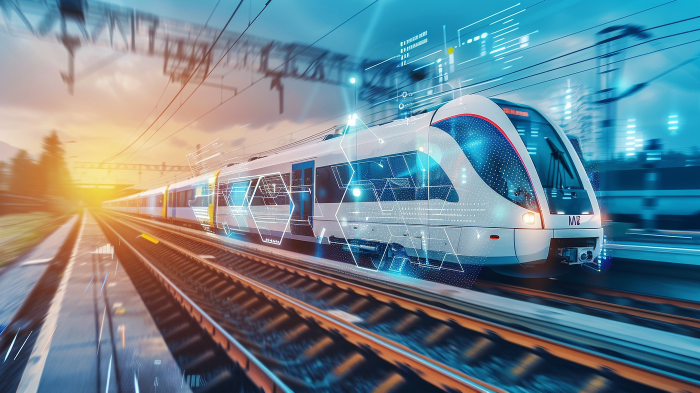
#> input picture images/1.png, 1400 x 785 px (shown at 1/2 size); its folder holds only this picture in this run
$ python task2.py
#> lines starting #> are read from the running program, lines starting #| are printed output that depends on the picture
import os
import cv2
import numpy as np

def process_images(input_folder='images', output_folder='processed_images', target_size=(224, 224)):
#> called with input_folder = 'images', output_folder = 'processed_images', target_size = (224, 224)
    os.makedirs(output_folder, exist_ok=True)
    image_files = [f for f in os.listdir(input_folder) if f.endswith(('.png', '.jpg', '.jpeg'))]
    for image_file in image_files:
        img_path = os.path.join(input_folder, image_file)
        img = cv2.imread(img_path)
#> img is the input picture: shape (785, 1400, 3); mean B, G, R 141.7, 131.8, 110.2
        if img is not None:
            img_resized = cv2.resize(img, target_size)
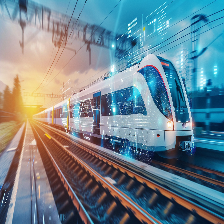
#> img_resized: shape (224, 224, 3); mean B, G, R 141.6, 131.6, 110.1
            img_normalized = img_resized / 255.0
            img_array = np.array(img_normalized)
            output_path = os.path.join(output_folder, image_file)
            cv2.imwrite(output_path, (img_array * 255).astype(np.uint8))
            print(f"Processed and saved: {output_path}")
        else:
            print(f"Failed to load image: {image_file}")

if __name__ == "__main__":
    process_images()

$ run again, on images/2.jpg
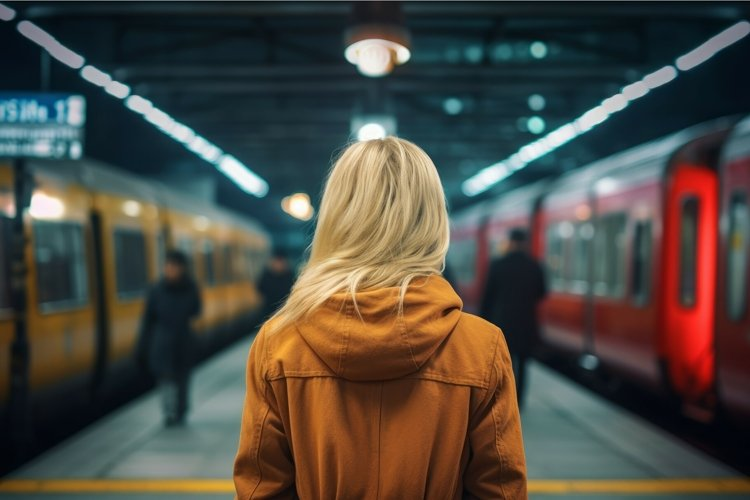
#> input picture images/2.jpg, 750 x 500 px
#> in process_images, img is the input picture: shape (500, 750, 3); mean B, G, R 66.6, 75, 78.7
#> in process_images, `img_resized = cv2.resize(img, target_size)`:
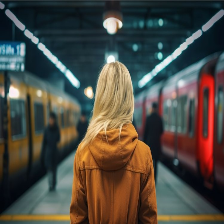
#> img_resized: shape (224, 224, 3); mean B, G, R 66.5, 74.9, 78.6

$ run again, on images/3.jpg
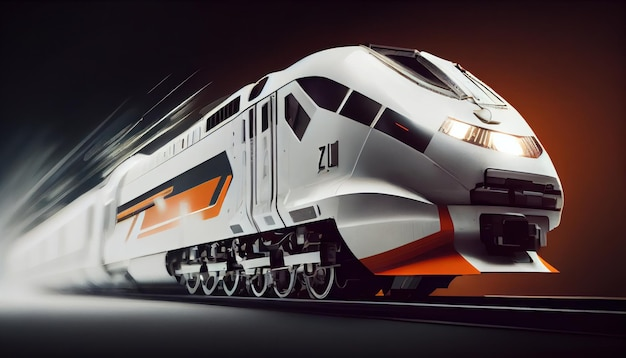
#> input picture images/3.jpg, 626 x 358 px
#> in process_images, img is the input picture: shape (358, 626, 3); mean B, G, R 75.2, 74.1, 86
#> in process_images, `img_resized = cv2.resize(img, target_size)`:
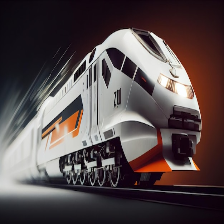
#> img_resized: shape (224, 224, 3); mean B, G, R 75, 74, 85.9

$ run again, on images/4.jpg
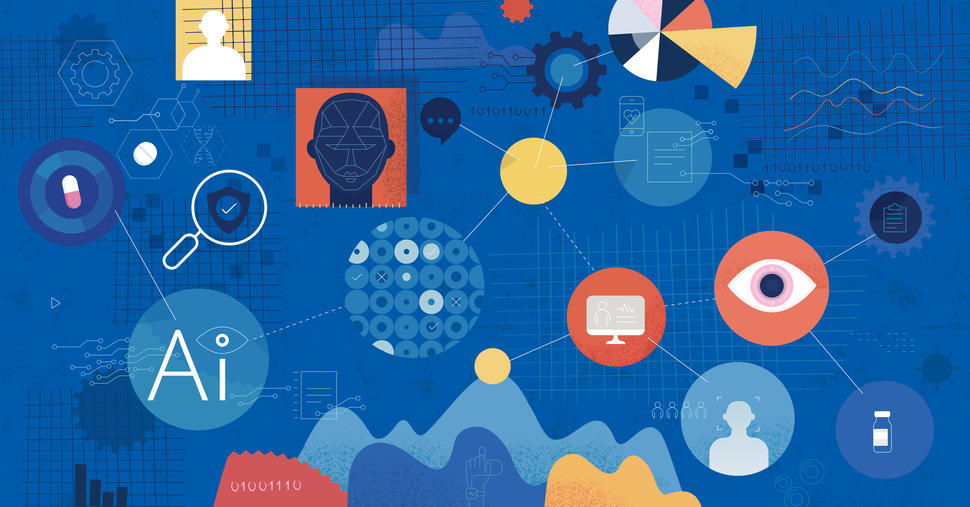
#> input picture images/4.jpg, 970 x 507 px
#> in process_images, img is the input picture: shape (507, 970, 3); mean B, G, R 162.5, 103, 41.7
#> in process_images, `img_resized = cv2.resize(img, target_size)`:
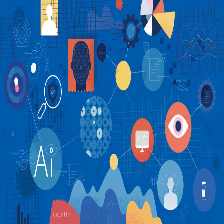
#> img_resized: shape (224, 224, 3); mean B, G, R 162.4, 102.8, 41.7
